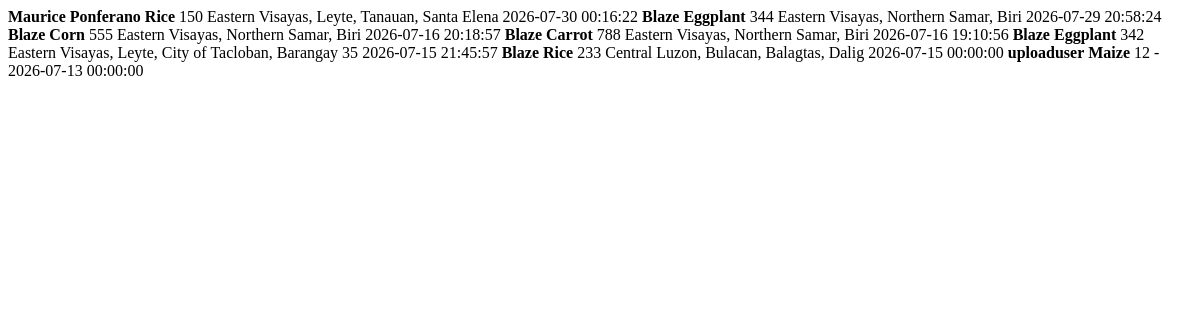
Page /dashboard-data (signed in) on the earlier database version.
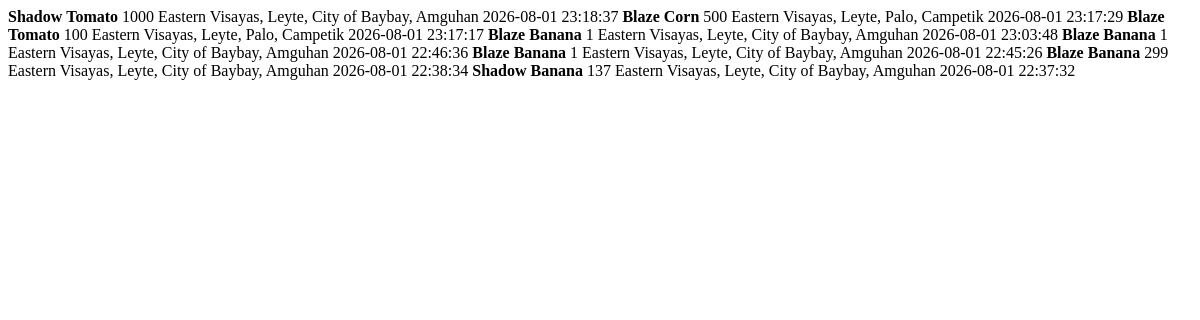
Same page on the later database version.
### tables this page shows
CREATE TABLE inventory(
        id INTEGER PRIMARY KEY AUTOINCREMENT,
        crop_name TEXT,
        quantity INTEGER,
        farmer TEXT,
        date_received TEXT,
        location TEXT
    , source TEXT DEFAULT 'harvest');

### app.py (the view)
@app.route("/dashboard-data")
def dashboard_data():
    if "user" not in session:
        return jsonify({"error": "Unauthorized"}), 401
    conn = get_db()
    cur = conn.cursor()
    cur.execute("SELECT * FROM inventory WHERE source IS NULL OR source = 'harvest' ORDER BY date_received DESC LIMIT 20")
    data = cur.fetchall()
    conn.close()
    return render_template("inventory_table.html", inventory=data)

### app.py (called while the page is built)
def get_db():
    conn = sqlite3.connect(DB_PATH, timeout=30, isolation_level=None)
    conn.row_factory = sqlite3.Row
    conn.execute("PRAGMA busy_timeout = 30000")
    try:
        conn.execute("PRAGMA journal_mode = DELETE")
    except sqlite3.OperationalError:
        pass
    return conn

### templates/inventory_table.html
<tbody>
    {% if inventory %}
        {% for row in inventory %}
            <tr>
                <td><strong>{{ row['farmer'] }}</strong></td>
                <td><strong>{{ row['crop_name'] }}</strong></td>
                <td><span class="badge bg-success">{{ row['quantity'] }}</span></td>
                <td>{{ row['location'] or '-' }}</td>
                <td title="{{ row['date_received'] }}">{{ row['date_received'][:19] }}</td>
            </tr>
        {% endfor %}
    {% else %}
        <tr>
            <td colspan="5" class="text-center text-muted">No inventory data yet</td>
        </tr>
    {% endif %}
</tbody>

Differences in the rows shown:
removed inventory: farmer "Maurice Ponferano", crop_name "Rice", quantity "150", location "Eastern Visayas, Leyte, Tanauan, Santa Elena", date_received "2026-07-30 00:16:22"
removed inventory: farmer "Blaze", crop_name "Eggplant", quantity "344", location "Eastern Visayas, Northern Samar, Biri", date_received "2026-07-29 20:58:24"
removed inventory: farmer "Blaze", crop_name "Corn", quantity "555", location "Eastern Visayas, Northern Samar, Biri", date_received "2026-07-16 20:18:57"
removed inventory: farmer "Blaze", crop_name "Carrot", quantity "788", location "Eastern Visayas, Northern Samar, Biri", date_received "2026-07-16 19:10:56"
removed inventory: farmer "Blaze", crop_name "Eggplant", quantity "342", location "Eastern Visayas, Leyte, City of Tacloban, Barangay 35", date_received "2026-07-15 21:45:57"
removed inventory: farmer "Blaze", crop_name "Rice", quantity "233", location "Central Luzon, Bulacan, Balagtas, Dalig", date_received "2026-07-15 00:00:00"
removed inventory: farmer "uploaduser", crop_name "Maize", quantity "12", row "-", date_received "2026-07-13 00:00:00"
added inventory: farmer "Shadow", crop_name "Tomato", quantity "1000", location "Eastern Visayas, Leyte, City of Baybay, Amguhan", date_received "2026-08-01 23:18:37"
added inventory: farmer "Blaze", crop_name "Corn", quantity "500", location "Eastern Visayas, Leyte, Palo, Campetik", date_received "2026-08-01 23:17:29"
added inventory: farmer "Blaze", crop_name "Tomato", quantity "100", location "Eastern Visayas, Leyte, Palo, Campetik", date_received "2026-08-01 23:17:17"
added inventory: farmer "Blaze", crop_name "Banana", quantity "1", location "Eastern Visayas, Leyte, City of Baybay, Amguhan", date_received "2026-08-01 23:03:48"
added inventory: farmer "Blaze", crop_name "Banana", quantity "1", location "Eastern Visayas, Leyte, City of Baybay, Amguhan", date_received "2026-08-01 22:46:36"
added inventory: farmer "Blaze", crop_name "Banana", quantity "1", location "Eastern Visayas, Leyte, City of Baybay, Amguhan", date_received "2026-08-01 22:45:26"
added inventory: farmer "Blaze", crop_name "Banana", quantity "299", location "Eastern Visayas, Leyte, City of Baybay, Amguhan", date_received "2026-08-01 22:38:34"
added inventory: farmer "Shadow", crop_name "Banana", quantity "137", location "Eastern Visayas, Leyte, City of Baybay, Amguhan", date_received "2026-08-01 22:37:32"
